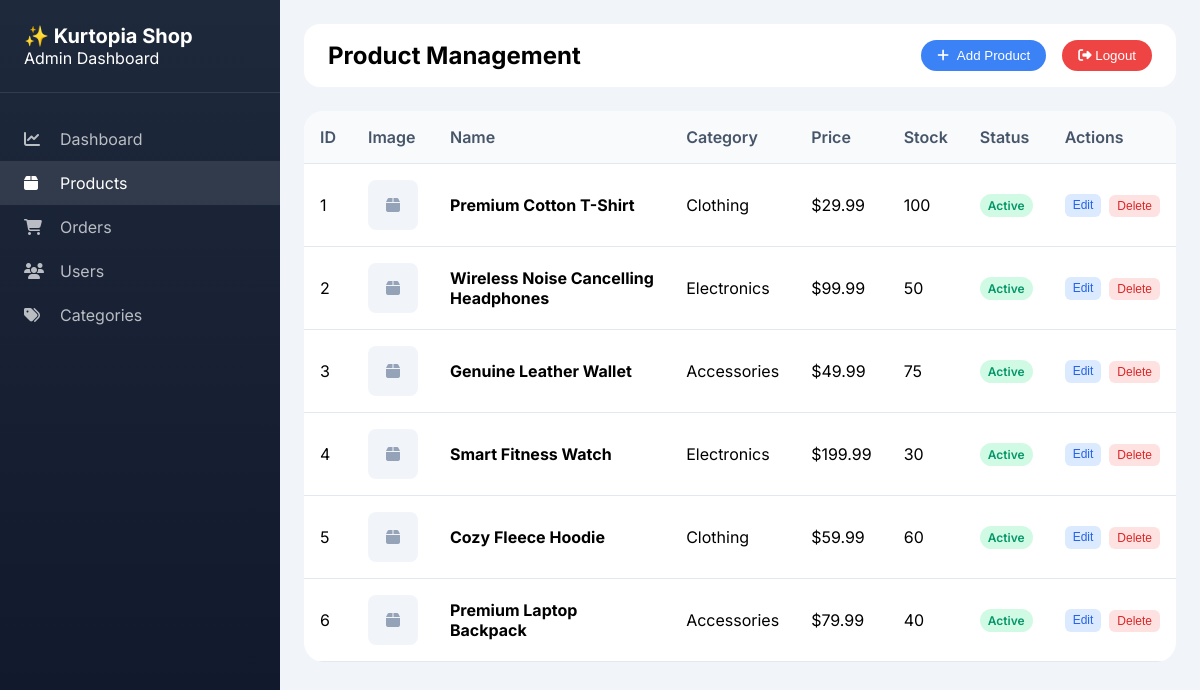
Page /admin_products.php (signed in) on the committed database.
### tables this page shows
CREATE TABLE `products` (
  `id` int(11) NOT NULL,
  `name` varchar(255) NOT NULL,
  `price` decimal(10,2) NOT NULL,
  `category` varchar(100) NOT NULL,
  `badge` varchar(100) DEFAULT '',
  `description` text DEFAULT NULL,
  `image_url` varchar(500) DEFAULT NULL,
  `stock_quantity` int(11) DEFAULT 0,
  `is_active` tinyint(1) DEFAULT 1,
  `created_at` timestamp NOT NULL DEFAULT current_timestamp(),
  `updated_at` timestamp NOT NULL DEFAULT current_timestamp() ON UPDATE current_timestamp()
);

### admin_products.php (the view, shortened to what this page needs)
<?php
require_once 'db.php';
$products = [];
$result = $conn->query('SELECT * FROM products ORDER BY created_at DESC');
while ($row = $result->fetch_assoc()) {
    $products[] = $row;
}
function esc($value) {
    return htmlspecialchars($value, ENT_QUOTES, 'UTF-8');
}
?>
<!DOCTYPE html>
<html lang="en">
<head>
    <link rel="stylesheet" href="https://cdnjs.cloudflare.com/ajax/libs/font-awesome/6.4.0/css/all.min.css">
</head>
<body>
    <aside class="sidebar">
        <div class="sidebar-header">
            <h2>✨ Kurtopia Shop</h2>
            <p>Admin Dashboard</p>
        </div>
        <nav class="sidebar-nav">
            <a href="admin_dashboard.php" class="nav-item">
                <i class="fas fa-chart-line"></i> Dashboard
            </a>
            <a href="admin_products.php" class="nav-item active">
                <i class="fas fa-box"></i> Products
            </a>
            <a href="admin_orders.php" class="nav-item">
                <i class="fas fa-shopping-cart"></i> Orders
            </a>
            <a href="admin_users.php" class="nav-item">
                <i class="fas fa-users"></i> Users
            </a>
            <a href="admin_categories.php" class="nav-item">
                <i class="fas fa-tags"></i> Categories
            </a>
        </nav>
    </aside>
    <main class="main-content">
        <div class="top-bar">
            <h1 class="page-title">Product Management</h1>
            <div style="display: flex; gap: 1rem; align-items: center;">
                <button class="btn-add" onclick="openAddModal()">
                    <i class="fas fa-plus"></i> Add Product
                </button>
                <form method="post" action="logout.php" style="display: inline;">
                    <button type="submit" class="logout-btn"><i class="fas fa-sign-out-alt"></i> Logout</button>
                </form>
            </div>
        </div>
        <div class="products-table">
            <table>
                <thead>
                    <tr>
                        <th>ID</th>
                        <th>Image</th>
                        <th>Name</th>
                        <th>Category</th>
                        <th>Price</th>
                        <th>Stock</th>
                        <th>Status</th>
                        <th>Actions</th>
                    </tr>
                </thead>
                <tbody>
                    <?php foreach ($products as $product): ?>
                        <tr>
                            <td><?php echo $product['id']; ?></td>
                            <td>
                                <div class="product-image">
                                    <?php if ($product['image_url']): ?>
                                        <img src="<?php echo esc($product['image_url']); ?>" style="width: 50px; height: 50px; object-fit: cover; border-radius: 8px;">
                                    <?php else: ?>
                                        <i class="fas fa-box"></i>
                                    <?php endif; ?>
                                </div>
                            </td>
                            <td><strong><?php echo esc($product['name']); ?></strong></td>
                            <td><?php echo esc($product['category']); ?></td>
                            <td>$<?php echo number_format($product['price'], 2); ?></td>
                            <td><?php echo $product['stock_quantity']; ?></td>
                            <td>
                                <span class="status-badge <?php echo $product['is_active'] ? 'status-active' : 'status-inactive'; ?>">
                                    <?php echo $product['is_active'] ? 'Active' : 'Inactive'; ?>
                                </span>
                            </td>
                            <td>
                                <div class="action-buttons">
                                    <button class="btn-edit" onclick="editProduct(<?php echo htmlspecialchars(json_encode($product)); ?>)">Edit</button>
                                    <form method="post" style="display: inline;" onsubmit="return confirm('Delete this product?')">
                                        <button type="submit" class="btn-delete">Delete</button>
                                    </form>
                                </div>
                            </td>
                        </tr>
                    <?php endforeach; ?>
                </tbody>
            </table>
        </div>
    </main>
</body>
</html>

### admin_products.php (style rules this page uses)
* { margin: 0; padding: 0; box-sizing: border-box; }
body { font-family: 'Inter', sans-serif; background: #f1f5f9; }
.sidebar { position: fixed; left: 0; top: 0; width: 280px; height: 100%; background: linear-gradient(180deg, #1e293b 0%, #0f172a 100%); color: white; z-index: 100; }
.sidebar-header { padding: 1.5rem; border-bottom: 1px solid rgba(255,255,255,0.1); }
.sidebar-header h2 { font-size: 1.25rem; font-weight: 700; }
.sidebar-nav { padding: 1.5rem 0; }
.nav-item { padding: 0.75rem 1.5rem; display: flex; align-items: center; gap: 0.75rem; color: rgba(255,255,255,0.7); text-decoration: none; transition: all 0.2s; }
.nav-item:hover, .nav-item.active { background: rgba(255,255,255,0.1); color: white; }
.nav-item i { width: 24px; }
.main-content { margin-left: 280px; padding: 1.5rem; }
.top-bar { background: white; border-radius: 16px; padding: 1rem 1.5rem; display: flex; justify-content: space-between; align-items: center; margin-bottom: 1.5rem; }
.page-title { font-size: 1.5rem; font-weight: 700; }
.btn-add { background: #3b82f6; color: white; border: none; padding: 0.5rem 1rem; border-radius: 40px; cursor: pointer; display: flex; align-items: center; gap: 0.5rem; }
.logout-btn { background: #ef4444; color: white; border: none; padding: 0.5rem 1rem; border-radius: 40px; cursor: pointer; }
.products-table { background: white; border-radius: 20px; overflow-x: auto; }
table { width: 100%; border-collapse: collapse; }
th, td { padding: 1rem; text-align: left; border-bottom: 1px solid #e2e8f0; }
th { background: #f8fafc; font-weight: 600; color: #475569; }
.product-image { width: 50px; height: 50px; background: #f1f5f9; border-radius: 8px; display: flex; align-items: center; justify-content: center; color: #94a3b8; }
.status-badge { display: inline-block; padding: 0.25rem 0.5rem; border-radius: 20px; font-size: 0.75rem; font-weight: 600; }
.status-active { background: #d1fae5; color: #059669; }
.action-buttons { display: flex; gap: 0.5rem; }
.btn-edit, .btn-delete { padding: 0.25rem 0.5rem; border: none; border-radius: 6px; cursor: pointer; font-size: 0.75rem; }
.btn-edit { background: #dbeafe; color: #2563eb; }
.btn-delete { background: #fee2e2; color: #dc2626; }

### rows in the picture
products: id "1", name "Premium Cotton T-Shirt", category "Clothing", price "29.99", stock_quantity "100", is_active "Active"
products: id "2", name "Wireless Noise Cancelling Headphones", category "Electronics", price "99.99", stock_quantity "50", is_active "Active"
products: id "3", name "Genuine Leather Wallet", category "Accessories", price "49.99", stock_quantity "75", is_active "Active"
products: id "4", name "Smart Fitness Watch", category "Electronics", price "199.99", stock_quantity "30", is_active "Active"
products: id "5", name "Cozy Fleece Hoodie", category "Clothing", price "59.99", stock_quantity "60", is_active "Active"
products: id "6", name "Premium Laptop Backpack", category "Accessories", price "79.99", stock_quantity "40", is_active "Active"
